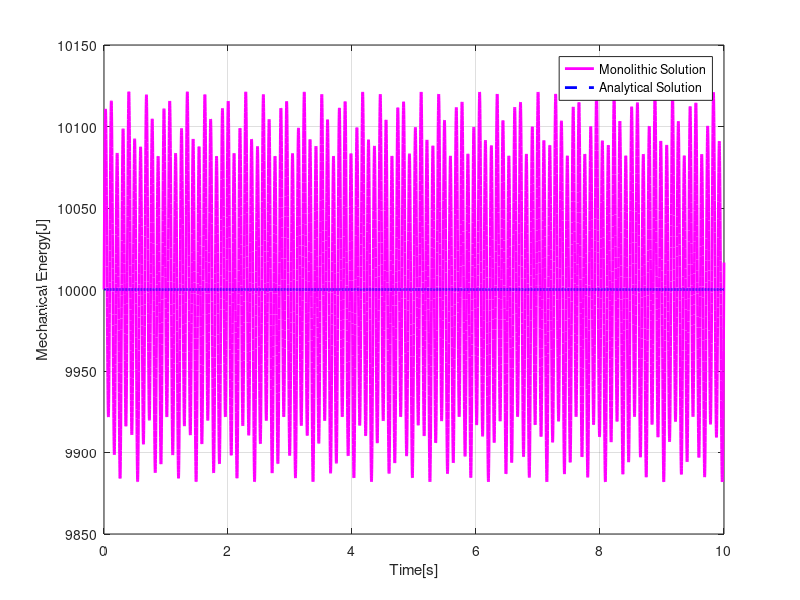
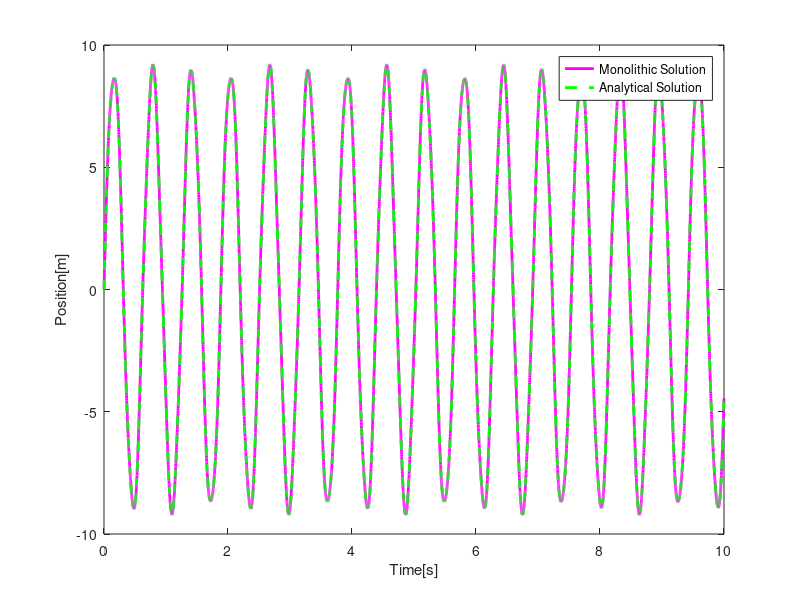

The MATLAB script that drew these images, in order: (Note: this script raises an error after producing the figures.)
%%%%%%%%%%%%%%%%%%%%%%%%%%%%%%%
%%%%%%%%%%%%%Monolithic%%%%%%%%
%%%%%%%%%%%%%%%%%%%%%%%%%%%%%%%

% Define constants
% Initial values
m1=1;
m2=1;
k1=10;
k2=1000;
kc=100;
c1=0.0;
c2=0.1;
cc=0.01;
xx1=100;
xx2=-100;
x1=0;
x2=0;
M=[m1,0;0, m2]
K=[k1+kc, -kc; -kc, kc+k2]

% Temporal values
dt = 1/1000;
total_time = 10; % Total simulation time
num_steps = total_time / dt; % Total number of steps
aux=[cc, kc];

% Initialize matrices to store the variables of each subsystem at each time step
X1_values = zeros(1, num_steps); % Position 1
X2_values = zeros(1, num_steps); % Position 2
XX1_values = zeros(1, num_steps); % Velocity 1
XX2_values = zeros(1, num_steps); % Velocity 2
XXX1_values = zeros(1, num_steps); % Acceleration 1
XXX2_values = zeros(1, num_steps); % Acceleration 2
% The initial values are known
X1_values(1)=x1;
X2_values(1)=x2;
XX1_values(1)=xx1;
XX2_values(1)=xx2;

EM_values1 = zeros(1, 10); % Create matrix to store mechanical energy values
X = [x1; x2];
XX = [xx1; xx2];
EM = (1/2) * transpose(XX) * M * XX + (1/2) * transpose(X) * K * X;
EM_values1(1)=EM;
F_C(1)= kc*(X1_values(1) -X2_values(1));
times(1)=0;

% Simulation loop
for i = 1:num_steps

    % Calculate the acceleration values at time step i
    XXX1_values(i)=(X2_values(i)*kc-(k1+kc)*X1_values(i))/m1;
    XXX2_values(i)=(kc*X1_values(i)-(kc+k2)*X2_values(i))/m2;

    % Update the state variables of subsystem 1
    XX1_values(i+1)=XX1_values(i)+dt*XXX1_values(i);
    X1_values(i + 1) = X1_values(i)+dt*XX1_values(i+1); 
   
    % Update the state variables of subsystem 2
    XX2_values(i+1)=XX2_values(i)+dt*XXX2_values(i);
    X2_values(i + 1) = X2_values(i)+dt*XX2_values(i+1);
    
    % Calculate the mechanical energy
    X = [X1_values(i+1); X2_values(i+1)];
    XX = [XX1_values(i+1); XX2_values(i+1)];
    EM = (1/2) * transpose(XX) * M * XX + (1/2) * transpose(X) * K * X;
    EM_values1(:, i+1) = EM;

    % Calculate FC
    F_C(i+1)= kc*(X1_values(i) -X2_values(i));
    times(i+1)=times(i)+dt;
   
end

%%%%%%%%%%%%%%%%%%%%%%%%%%%%%%%%%%%%%%%%%%
%%%%%%%%%%%%%Complete Analytical%%%%%%%%%%
%%%%%%%%%%%%%%%%%%%%%%%%%%%%%%%%%%%%%%%%%%

% Initial values
m1 = 1;
m2 = 1;
k1 = 10;
k2 = 1000;
kc = 100;
c1 = 0.0;
c2 = 0.0;
cc = 0.0;
xx1 = 100;
xx2 = -100;
x1 = 0;
x2 = 0;
xxx1 = 0;
xxx2 = 0; % Corrected, I suppose it should be xxx2

% Constant matrices
Z0 = [x1, x2, xx1, xx2];
A = [0, 0, 1, 0; 0, 0, 0, 1; -(k1 + kc) / m1, kc / m1, -(c1 - cc / m1), cc / m1; kc / m2, -(k2 + kc) / m2, cc / m2, -(c2 + cc) / m2];

M = [m1, 0; 0, m2];
K = [k1 + kc, -kc; -kc, kc + k2];
expm(A * 3) * Z0(:);

time_step = 0.001; % Time step of 0.001 seconds
time_end = 10; % End time of 10 seconds
time = 0:time_step:time_end; % Time vector

num_steps = length(time); % Number of steps

EM_values = zeros(1, num_steps); % Create matrix to store mechanical energy values
XX_values = zeros(2, num_steps); % Create matrix to store velocity values
X_values = zeros(2, num_steps); % Create matrix to store position values
FC_values = zeros(1, num_steps);

for j = 1:num_steps
    t = time(j); % Current time
    exp = expm(A * t); % Compute the matrix exponential of A times the time
    Z = exp * Z0(:);
    x_1 = Z(1);
    x_2 = Z(2);
    xx_1 = Z(3);
    xx_2 = Z(4);
    X = [x_1; x_2]; % Position
    XX = [xx_1; xx_2]; % Velocity
    f_c= kc*(x_1 -x_2);
    FC_values(:, j)=f_c;

    EM = (1 / 2) * transpose(XX) * M * XX + (1 / 2) * transpose(X) * K * X;
    EM_values(:, j) = EM;
    XX_values(:, j) = XX;
    X_values(:, j) = X;

end

% Plot mechanical energy over time
figure;
plot(times, EM_values1, 'm-', 'LineWidth', 2); % Monolithic solution in purple
hold on;
plot(time, EM_values, 'b--', 'LineWidth', 2); % Analytical solution in blue
xlabel('Time[s]');
ylabel('Mechanical Energy[J]');
legend('Monolithic Solution', 'Analytical Solution');
grid on;

% Plot the position of x_1
figure;
plot(times, X1_values, 'm-', 'LineWidth', 2); % Monolithic solution in purple
hold on;
plot(time, X_values(1, :), 'g--', 'LineWidth', 2); % Analytical solution in green
xlabel('Time[s]');
ylabel('Position[m]');
lgd = legend('Monolithic Solution', 'Analytical Solution');
lgd.FontSize = 14; % Adjust the legend font size to 14 (you can change the number to adjust the size)
grid on;

% Plot the position of x_2
figure;
plot(times, X2_values, 'b-', 'LineWidth', 2); % Monolithic solution in purple
hold on;
plot(time, X_values(2, :), 'r--', 'LineWidth', 2); % Analytical solution in green
xlabel('Time[s]');
ylabel('Position[m]');
lgd = legend('Monolithic Solution', 'Analytical Solution');
lgd.FontSize = 14; % Adjust the legend font size to 14 (you can change the number to adjust the size)
grid on;

% Plot the position of v_1
figure;
plot(times, XX1_values, 'b-', 'LineWidth', 2); % Monolithic solution in purple
hold on;
plot(time, XX_values(1, :), 'g--', 'LineWidth', 2); % Analytical solution in green
xlabel('Time[s]');
ylabel('Velocity [m/s]');
lgd = legend('Monolithic Solution', 'Analytical Solution');
lgd.FontSize = 14; % Adjust the legend font size to 14 (you can change the number to adjust the size)
grid on;

% Plot the position of v_2
figure;
plot(times, XX2_values, 'r-', 'LineWidth', 2); % Monolithic solution in purple
hold on;
plot(time, XX_values(2, :), 'g--', 'LineWidth', 2); % Analytical solution in green
xlabel('Time[s]');
ylabel('Velocity [m/s]');
lgd = legend('Monolithic Solution', 'Analytical Solution');
lgd.FontSize = 14; % Adjust the legend font size to 14 (you can change the number to adjust the size)
grid on;

% Plot the transmitted force
figure;
plot(times, FC_values, 'r-', 'LineWidth', 2); % Monolithic solution in purple
hold on;
plot(time, F_C, 'g--', 'LineWidth', 2); % Analytical solution in green
xlabel('Time[s]');
ylabel('Transmitted force [N]');
lgd = legend('Monolithic Solution', 'Analytical Solution');
lgd.FontSize = 14; % Adjust the legend font size to 14 (you can change the number to adjust the size)
grid on;
